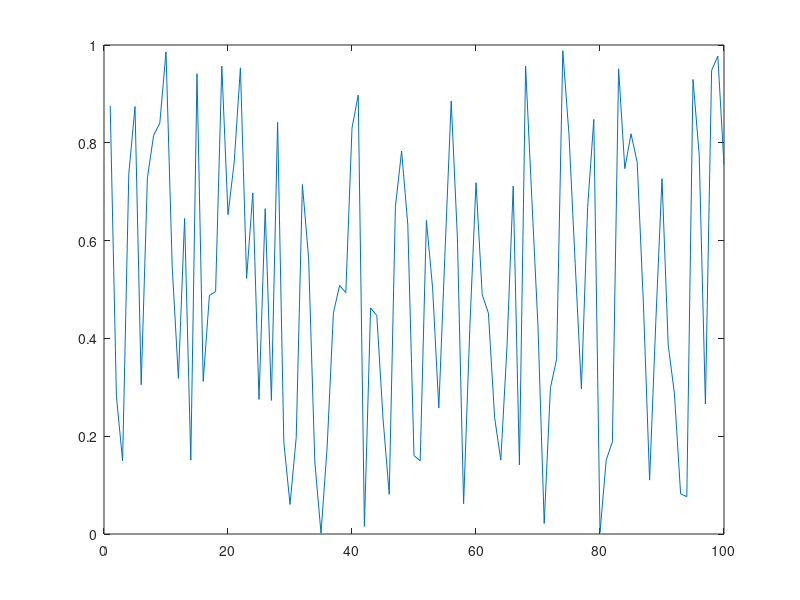

Recreate this plot in MATLAB. (Note: this script raises an error after producing the figure.)
function result = test_ylim_004
result = false;
a = figure;
plot(rand(1,100));
ylim([inf,.5]);
drawnow
g = ylim;
drawnow;
result = all(g == [0,.5]);
close(a);
